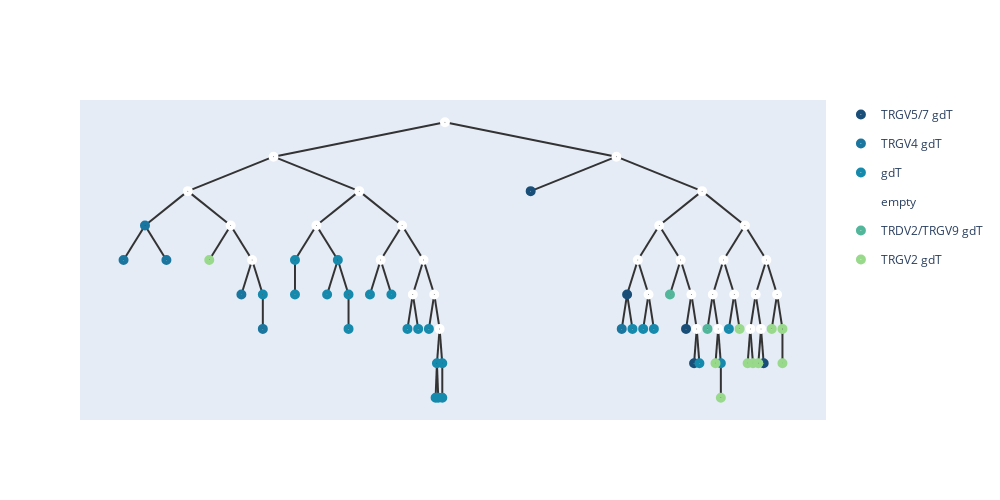

Here is the notebook cell this chart was saved with:
### Code cell
ans = []
find_distances(root,ans)
ans =np.array(ans)
percentile_25 = np.percentile(ans, 25)
percentile_75 = np.percentile(ans, 35)
percentile_25,percentile_75


temp,root = merge_points(similarities,root,nodes1,embeddings,0,percentile_25,percentile_75,n)
for i in nodes1:
    i.hyper = temp[int(i)]
    i.value =  temp[int(i)]
embeddings = temp.numpy();
add_meta(root,meta_list1,[])
show_tree(root,color=['#184e77','#1a759f','#168aad',"#34a0a4",'#52b69a','#99d98c','#76c893','#99d98c']).show_fig()
remove_meta(root);

### Figure 1 — Plotly figure (JSON) as saved in the notebook; plotly's stock layout.template omitted (floating-point values rounded to 4 significant figures)
{"data": [{"hoverinfo": "text", "hovertext": ["0_TRGV5/7 gdT", "44_TRGV5/7 gdT", "11_TRGV5/7 gdT", "7_TRGV5/7 gdT", "38_TRGV5/7 gdT"], "legendgroup": "TRGV5/7 gdT", "marker": {"color": "#184e77", "size": 10, "symbol": "circle-dot"}, "mode": "markers+text", "name": "TRGV5/7 gdT", "type": "scatter", "x": [6.625, 7.891, 8.664, 8.77, 9.684], "y": [2, -2.5, -4, -5.5, -5.5]}, {"hoverinfo": "text", "hovertext": ["35_TRGV4 gdT", "4_TRGV4 gdT", "37_TRGV4 gdT", "1_TRGV4 gdT", "3_TRGV4 gdT", "5_TRGV4 gdT"], "legendgroup": "TRGV4 gdT", "marker": {"color": "#1a759f", "size": 10, "symbol": "circle-dot"}, "mode": "markers+text", "name": "TRGV4 gdT", "type": "scatter", "x": [1.562, 1.281, 1.844, 2.828, 3.109, 7.82], "y": [0.5, -1, -1, -2.5, -4, -4]}, {"hoverinfo": "text", "hovertext": ["45_gdT", "6_gdT", "2_gdT", "14_gdT", "12_gdT", "19_gdT", "28_gdT", "13_gdT", "20_gdT", "17_gdT", "23_gdT", "27_gdT", "8_gdT", "36_gdT", "39_gdT", "29_gdT", "26_gdT", "15_gdT", "16_gdT", "25_gdT", "43_gdT", "18_gdT", "33_gdT"], "legendgroup": "gdT", "marker": {"color": "#168aad", "size": 10, "symbol": "circle-dot"}, "mode": "markers+text", "name": "gdT", "type": "scatter", "x": [3.109, 3.531, 3.531, 4.094, 3.953, 4.234, 4.234, 4.516, 4.797, 5.008, 5.148, 5.289, 5.395, 5.377, 5.412, 5.465, 5.465, 7.961, 8.102, 8.242, 8.84, 9.121, 9.227], "y": [-2.5, -1, -2.5, -1, -2.5, -2.5, -4, -2.5, -2.5, -4, -4, -4, -5.5, -7, -7, -5.5, -7, -4, -4, -4, -5.5, -5.5, -4]}, {"hoverinfo": "text", "hovertext": ["90", "88", "83", "81", "67", "87", "82", "85", "69", "78", "73", "76", "65", "89", "86", "79", "68", "59", "77", "75", "71", "84", "74", "66", "57", "70", "80", "64", "60", "61", "72"], "legendgroup": "empty", "marker": {"color": "#fff", "size": 10, "symbol": "circle-dot"}, "mode": "markers+text", "name": "empty", "type": "scatter", "x": [5.5, 3.25, 2.125, 2.688, 2.969, 4.375, 3.812, 4.938, 4.656, 5.219, 5.078, 5.359, 5.43, 7.75, 8.875, 8.312, 8.031, 8.172, 8.594, 8.734, 8.805, 9.438, 9.156, 9.016, 9.086, 9.297, 9.719, 9.578, 9.508, 9.648, 9.859], "y": [5, 3.5, 2, 0.5, -1, 2, 0.5, 0.5, -1, -1, -2.5, -2.5, -4, 3.5, 2, 0.5, -1, -2.5, -1, -2.5, -4, 0.5, -1, -2.5, -4, -2.5, -1, -2.5, -4, -4, -2.5]}, {"hoverinfo": "text", "hovertext": ["42_TRDV2/TRGV9 gdT", "22_TRDV2/TRGV9 gdT"], "legendgroup": "TRDV2/TRGV9 gdT", "marker": {"color": "#52b69a", "size": 10, "symbol": "circle-dot"}, "mode": "markers+text", "name": "TRDV2/TRGV9 gdT", "type": "scatter", "x": [8.453, 8.945], "y": [-2.5, -4]}, {"hoverinfo": "text", "hovertext": ["21_TRGV2 gdT", "41_TRGV2 gdT", "32_TRGV2 gdT", "40_TRGV2 gdT", "30_TRGV2 gdT", "31_TRGV2 gdT", "10_TRGV2 gdT", "9_TRGV2 gdT", "34_TRGV2 gdT", "24_TRGV2 gdT"], "legendgroup": "TRGV2 gdT", "marker": {"color": "#99d98c", "size": 10, "symbol": "circle-dot"}, "mode": "markers+text", "name": "TRGV2 gdT", "type": "scatter", "x": [2.406, 9.051, 9.121, 9.367, 9.473, 9.543, 9.613, 9.789, 9.93, 9.93], "y": [-1, -5.5, -7, -4, -5.5, -5.5, -5.5, -4, -4, -5.5]}], "layout": {"height": 500, "shapes": [{"layer": "below", "line": {"color": "#333", "width": 2}, "type": "line", "x0": 5.5, "x1": 5.5, "y0": 5, "y1": 5}, {"layer": "below", "line": {"color": "#333", "width": 2}, "type": "line", "x0": 5.5, "x1": 3.25, "y0": 5, "y1": 3.5}, {"layer": "below", "line": {"color": "#333", "width": 2}, "type": "line", "x0": 3.25, "x1": 2.125, "y0": 3.5, "y1": 2}, {"layer": "below", "line": {"color": "#333", "width": 2}, "type": "line", "x0": 2.125, "x1": 1.562, "y0": 2, "y1": 0.5}, {"layer": "below", "line": {"color": "#333", "width": 2}, "type": "line", "x0": 1.562, "x1": 1.281, "y0": 0.5, "y1": -1}, {"layer": "below", "line": {"color": "#333", "width": 2}, "type": "line", "x0": 1.562, "x1": 1.844, "y0": 0.5, "y1": -1}, {"layer": "below", "line": {"color": "#333", "width": 2}, "type": "line", "x0": 2.125, "x1": 2.688, "y0": 2, "y1": 0.5}, {"layer": "below", "line": {"color": "#333", "width": 2}, "type": "line", "x0": 2.688, "x1": 2.406, "y0": 0.5, "y1": -1}, {"layer": "below", "line": {"color": "#333", "width": 2}, "type": "line", "x0": 2.688, "x1": 2.969, "y0": 0.5, "y1": -1}, {"layer": "below", "line": {"color": "#333", "width": 2}, "type": "line", "x0": 2.969, "x1": 2.828, "y0": -1, "y1": -2.5}, {"layer": "below", "line": {"color": "#333", "width": 2}, "type": "line", "x0": 2.969, "x1": 3.109, "y0": -1, "y1": -2.5}, {"layer": "below", "line": {"color": "#333", "width": 2}, "type": "line", "x0": 3.109, "x1": 3.109, "y0": -2.5, "y1": -4}, {"layer": "below", "line": {"color": "#333", "width": 2}, "type": "line", "x0": 3.25, "x1": 4.375, "y0": 3.5, "y1": 2}, {"layer": "below", "line": {"color": "#333", "width": 2}, "type": "line", "x0": 4.375, "x1": 3.812, "y0": 2, "y1": 0.5}, {"layer": "below", "line": {"color": "#333", "width": 2}, "type": "line", "x0": 3.812, "x1": 3.531, "y0": 0.5, "y1": -1}, {"layer": "below", "line": {"color": "#333", "width": 2}, "type": "line", "x0": 3.531, "x1": 3.531, "y0": -1, "y1": -2.5}, {"layer": "below", "line": {"color": "#333", "width": 2}, "type": "line", "x0": 3.812, "x1": 4.094, "y0": 0.5, "y1": -1}, {"layer": "below", "line": {"color": "#333", "width": 2}, "type": "line", "x0": 4.094, "x1": 3.953, "y0": -1, "y1": -2.5}, {"layer": "below", "line": {"color": "#333", "width": 2}, "type": "line", "x0": 4.094, "x1": 4.234, "y0": -1, "y1": -2.5}, {"layer": "below", "line": {"color": "#333", "width": 2}, "type": "line", "x0": 4.234, "x1": 4.234, "y0": -2.5, "y1": -4}, {"layer": "below", "line": {"color": "#333", "width": 2}, "type": "line", "x0": 4.375, "x1": 4.938, "y0": 2, "y1": 0.5}, {"layer": "below", "line": {"color": "#333", "width": 2}, "type": "line", "x0": 4.938, "x1": 4.656, "y0": 0.5, "y1": -1}, {"layer": "below", "line": {"color": "#333", "width": 2}, "type": "line", "x0": 4.656, "x1": 4.516, "y0": -1, "y1": -2.5}, {"layer": "below", "line": {"color": "#333", "width": 2}, "type": "line", "x0": 4.656, "x1": 4.797, "y0": -1, "y1": -2.5}, {"layer": "below", "line": {"color": "#333", "width": 2}, "type": "line", "x0": 4.938, "x1": 5.219, "y0": 0.5, "y1": -1}, {"layer": "below", "line": {"color": "#333", "width": 2}, "type": "line", "x0": 5.219, "x1": 5.078, "y0": -1, "y1": -2.5}, {"layer": "below", "line": {"color": "#333", "width": 2}, "type": "line", "x0": 5.078, "x1": 5.008, "y0": -2.5, "y1": -4}, {"layer": "below", "line": {"color": "#333", "width": 2}, "type": "line", "x0": 5.078, "x1": 5.148, "y0": -2.5, "y1": -4}, {"layer": "below", "line": {"color": "#333", "width": 2}, "type": "line", "x0": 5.219, "x1": 5.359, "y0": -1, "y1": -2.5}, {"layer": "below", "line": {"color": "#333", "width": 2}, "type": "line", "x0": 5.359, "x1": 5.289, "y0": -2.5, "y1": -4}, {"layer": "below", "line": {"color": "#333", "width": 2}, "type": "line", "x0": 5.359, "x1": 5.43, "y0": -2.5, "y1": -4}, {"layer": "below", "line": {"color": "#333", "width": 2}, "type": "line", "x0": 5.43, "x1": 5.395, "y0": -4, "y1": -5.5}, {"layer": "below", "line": {"color": "#333", "width": 2}, "type": "line", "x0": 5.395, "x1": 5.377, "y0": -5.5, "y1": -7}, {"layer": "below", "line": {"color": "#333", "width": 2}, "type": "line", "x0": 5.395, "x1": 5.412, "y0": -5.5, "y1": -7}, {"layer": "below", "line": {"color": "#333", "width": 2}, "type": "line", "x0": 5.43, "x1": 5.465, "y0": -4, "y1": -5.5}, {"layer": "below", "line": {"color": "#333", "width": 2}, "type": "line", "x0": 5.465, "x1": 5.465, "y0": -5.5, "y1": -7}, {"layer": "below", "line": {"color": "#333", "width": 2}, "type": "line", "x0": 5.5, "x1": 7.75, "y0": 5, "y1": 3.5}, {"layer": "below", "line": {"color": "#333", "width": 2}, "type": "line", "x0": 7.75, "x1": 6.625, "y0": 3.5, "y1": 2}, {"layer": "below", "line": {"color": "#333", "width": 2}, "type": "line", "x0": 7.75, "x1": 8.875, "y0": 3.5, "y1": 2}, {"layer": "below", "line": {"color": "#333", "width": 2}, "type": "line", "x0": 8.875, "x1": 8.312, "y0": 2, "y1": 0.5}, {"layer": "below", "line": {"color": "#333", "width": 2}, "type": "line", "x0": 8.312, "x1": 8.031, "y0": 0.5, "y1": -1}, {"layer": "below", "line": {"color": "#333", "width": 2}, "type": "line", "x0": 8.031, "x1": 7.891, "y0": -1, "y1": -2.5}, {"layer": "below", "line": {"color": "#333", "width": 2}, "type": "line", "x0": 7.891, "x1": 7.82, "y0": -2.5, "y1": -4}, {"layer": "below", "line": {"color": "#333", "width": 2}, "type": "line", "x0": 7.891, "x1": 7.961, "y0": -2.5, "y1": -4}, {"layer": "below", "line": {"color": "#333", "width": 2}, "type": "line", "x0": 8.031, "x1": 8.172, "y0": -1, "y1": -2.5}, {"layer": "below", "line": {"color": "#333", "width": 2}, "type": "line", "x0": 8.172, "x1": 8.102, "y0": -2.5, "y1": -4}, {"layer": "below", "line": {"color": "#333", "width": 2}, "type": "line", "x0": 8.172, "x1": 8.242, "y0": -2.5, "y1": -4}, {"layer": "below", "line": {"color": "#333", "width": 2}, "type": "line", "x0": 8.312, "x1": 8.594, "y0": 0.5, "y1": -1}, {"layer": "below", "line": {"color": "#333", "width": 2}, "type": "line", "x0": 8.594, "x1": 8.453, "y0": -1, "y1": -2.5}, {"layer": "below", "line": {"color": "#333", "width": 2}, "type": "line", "x0": 8.594, "x1": 8.734, "y0": -1, "y1": -2.5}, {"layer": "below", "line": {"color": "#333", "width": 2}, "type": "line", "x0": 8.734, "x1": 8.664, "y0": -2.5, "y1": -4}, {"layer": "below", "line": {"color": "#333", "width": 2}, "type": "line", "x0": 8.734, "x1": 8.805, "y0": -2.5, "y1": -4}, {"layer": "below", "line": {"color": "#333", "width": 2}, "type": "line", "x0": 8.805, "x1": 8.77, "y0": -4, "y1": -5.5}, {"layer": "below", "line": {"color": "#333", "width": 2}, "type": "line", "x0": 8.805, "x1": 8.84, "y0": -4, "y1": -5.5}, {"layer": "below", "line": {"color": "#333", "width": 2}, "type": "line", "x0": 8.875, "x1": 9.438, "y0": 2, "y1": 0.5}, {"layer": "below", "line": {"color": "#333", "width": 2}, "type": "line", "x0": 9.438, "x1": 9.156, "y0": 0.5, "y1": -1}, {"layer": "below", "line": {"color": "#333", "width": 2}, "type": "line", "x0": 9.156, "x1": 9.016, "y0": -1, "y1": -2.5}, {"layer": "below", "line": {"color": "#333", "width": 2}, "type": "line", "x0": 9.016, "x1": 8.945, "y0": -2.5, "y1": -4}, {"layer": "below", "line": {"color": "#333", "width": 2}, "type": "line", "x0": 9.016, "x1": 9.086, "y0": -2.5, "y1": -4}, {"layer": "below", "line": {"color": "#333", "width": 2}, "type": "line", "x0": 9.086, "x1": 9.051, "y0": -4, "y1": -5.5}, {"layer": "below", "line": {"color": "#333", "width": 2}, "type": "line", "x0": 9.086, "x1": 9.121, "y0": -4, "y1": -5.5}, {"layer": "below", "line": {"color": "#333", "width": 2}, "type": "line", "x0": 9.121, "x1": 9.121, "y0": -5.5, "y1": -7}, {"layer": "below", "line": {"color": "#333", "width": 2}, "type": "line", "x0": 9.156, "x1": 9.297, "y0": -1, "y1": -2.5}, {"layer": "below", "line": {"color": "#333", "width": 2}, "type": "line", "x0": 9.297, "x1": 9.227, "y0": -2.5, "y1": -4}, {"layer": "below", "line": {"color": "#333", "width": 2}, "type": "line", "x0": 9.297, "x1": 9.367, "y0": -2.5, "y1": -4}, {"layer": "below", "line": {"color": "#333", "width": 2}, "type": "line", "x0": 9.438, "x1": 9.719, "y0": 0.5, "y1": -1}, {"layer": "below", "line": {"color": "#333", "width": 2}, "type": "line", "x0": 9.719, "x1": 9.578, "y0": -1, "y1": -2.5}, {"layer": "below", "line": {"color": "#333", "width": 2}, "type": "line", "x0": 9.578, "x1": 9.508, "y0": -2.5, "y1": -4}, {"layer": "below", "line": {"color": "#333", "width": 2}, "type": "line", "x0": 9.508, "x1": 9.473, "y0": -4, "y1": -5.5}, {"layer": "below", "line": {"color": "#333", "width": 2}, "type": "line", "x0": 9.508, "x1": 9.543, "y0": -4, "y1": -5.5}, {"layer": "below", "line": {"color": "#333", "width": 2}, "type": "line", "x0": 9.578, "x1": 9.648, "y0": -2.5, "y1": -4}, {"layer": "below", "line": {"color": "#333", "width": 2}, "type": "line", "x0": 9.648, "x1": 9.613, "y0": -4, "y1": -5.5}, {"layer": "below", "line": {"color": "#333", "width": 2}, "type": "line", "x0": 9.648, "x1": 9.684, "y0": -4, "y1": -5.5}, {"layer": "below", "line": {"color": "#333", "width": 2}, "type": "line", "x0": 9.719, "x1": 9.859, "y0": -1, "y1": -2.5}, {"layer": "below", "line": {"color": "#333", "width": 2}, "type": "line", "x0": 9.859, "x1": 9.789, "y0": -2.5, "y1": -4}, {"layer": "below", "line": {"color": "#333", "width": 2}, "type": "line", "x0": 9.859, "x1": 9.93, "y0": -2.5, "y1": -4}, {"layer": "below", "line": {"color": "#333", "width": 2}, "type": "line", "x0": 9.93, "x1": 9.93, "y0": -4, "y1": -5.5}], "width": 1000, "xaxis": {"showgrid": false, "showline": false, "showticklabels": false, "zeroline": false}, "yaxis": {"showgrid": false, "showline": false, "showticklabels": false, "zeroline": false}}}
